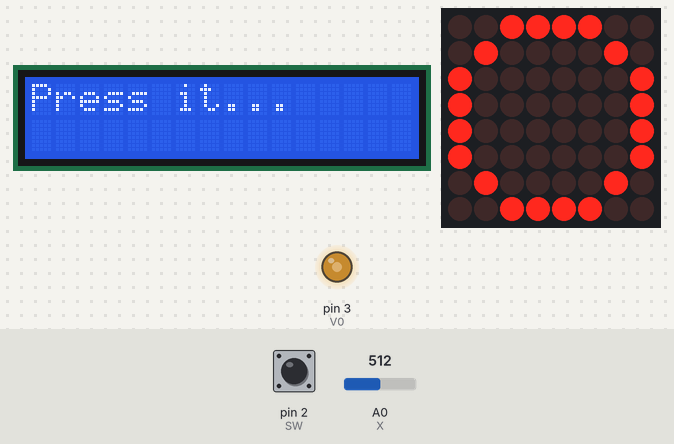
The sketch below on a simulated Arduino Uno, built with avr-gcc and run on an emulated ATmega328P. Shown: 16×2 character LCD, 8×8 LED matrix, output pins drawn as LEDs (lit = HIGH). The test bench sets the inputs (shaded band); at power-on: pin 2 (SW) HIGH, A0 (X) = 512. Random numbers use the default seed unless the sketch sets one.

Above: at 0.8 s.
0.9 s: pin 2 (SW) pulled LOW for 0.15 s
At 2.8 s:
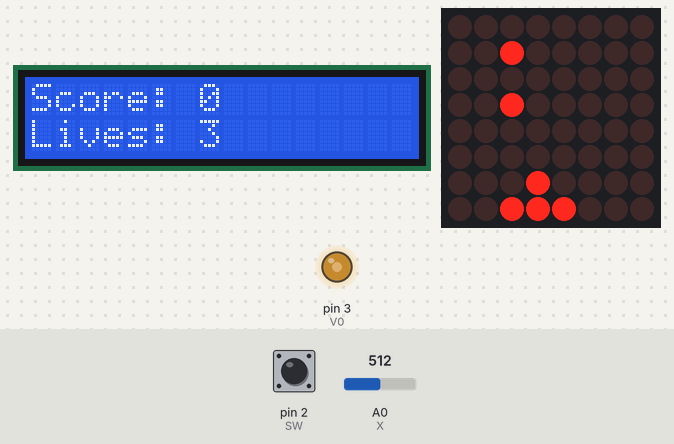
2.9 s: A0 (X) set to 665
5.4 s: A0 (X) set to 691
At 6.7 s:
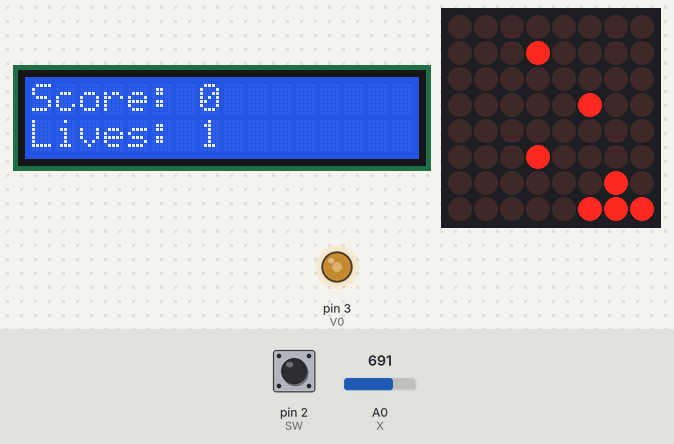
7.2 s: pin 2 (SW) pulled LOW for 1 s
At 7.6 s:
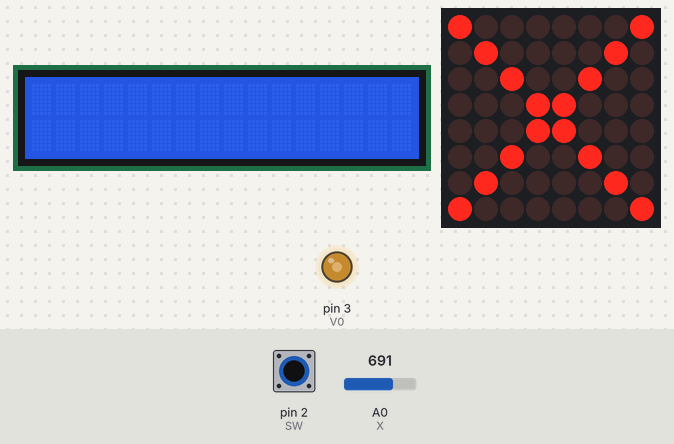
9.7 s: pin 2 (SW) pulled LOW for 0.15 s
At 10.98 s:
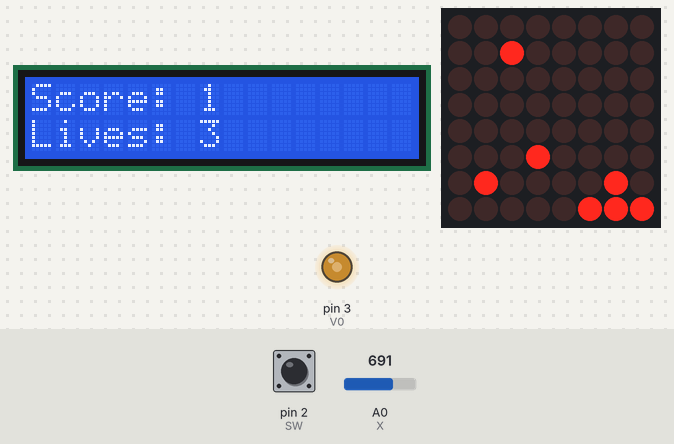
11.5 s: A0 (X) set to 306
At 12.47 s:
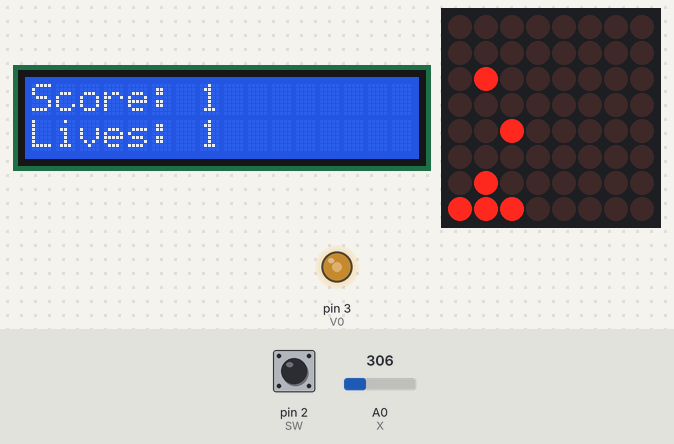
Timing chart, 0 to 14.4 s (numbered marks = the images above; inputs shaded):
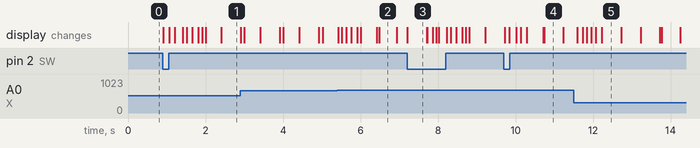

The sketch:

joc_arduino.ino
```cpp
#include "LedControl.h"
#include <LiquidCrystal.h>

#define SW 2
#define X A0
#define Y A1
#define RS 1
#define E 8
#define D4 4
#define D5 5
#define D6 6
#define D7 7
#define V0 3

LiquidCrystal LCD (RS, E, D4, D5, D6, D7); //declaring the object which controls the LCD

LedControl lc = LedControl (12, 11, 10, 1); //declaring the object which controls the Matrix

struct positions {

  int row, col;
};

typedef struct positions positions;

positions meteors[30], projectiles[30], toDelete[30]; //the arrays that contain the meteors, projectiles and the objected to be deleted from the matrix

int  noMeteors, noProjectiles, noDelete, rowShuttle, colShuttle;// the amount of objectes within the declared arrays and the shuttle poizition

//declaration of the variables that control the movements of each moving object
unsigned long lastShuttleMove, lastMeteorSpawn, lastMeteorMove, lastProjectileMove, lastProjectileSpawned, score, lives;


void setup() {

  LCD.begin(16, 2);

  analogWrite(V0, 128);

  lc.shutdown(0, false);

  lc.setIntensity(0, 8);

  lc.clearDisplay(0);

  pinMode(SW, INPUT);

  digitalWrite(SW, HIGH);

  start();

}


void loop() {

  printInGame();

  deleteTool();

  updateMatrix();

  spawnMeteor();

  moveShuttle();

  shoot();

  if (!lives) {

    end();

    delay(500);

    start();

    }


}
void printInGame() {

  LCD.setCursor(0,0);
  LCD.print("Score: ");
  LCD.print(score);


  LCD.setCursor (0,1);
  LCD.print ("Lives: ");
  LCD.print (lives);

  }

void start() {
  int trig = 1;

  lc.clearDisplay(0);

  LCD.clear();

//setting the global variables
  lives = 3;

  rowShuttle = 7;

  colShuttle = 3;

  lastMeteorSpawn = lastShuttleMove = noMeteors = noProjectiles = noDelete = lastProjectileMove = lastProjectileSpawned = score = 0 ;

  while (trig) {
//the start screen pattern of the matrix
    lc.setLed(0, 4, 0, true);
    lc.setLed(0, 5, 0, true);
    lc.setLed(0, 3, 0, true);
    lc.setLed(0, 4, 7, true);
    lc.setLed(0, 5, 7, true);
    lc.setLed(0, 3, 7, true);
    lc.setLed(0, 2, 0, true);
    lc.setLed(0, 2, 7, true);
    lc.setLed(0, 1, 1, true);
    lc.setLed(0, 6, 6, true);
    lc.setLed(0, 1, 6, true);
    lc.setLed(0, 6, 1, true);
    lc.setLed(0, 0, 2, true);
    lc.setLed(0, 0, 3, true);
    lc.setLed(0, 0, 4, true);
    lc.setLed(0, 0, 5, true);
    lc.setLed(0, 7, 2, true);
    lc.setLed(0, 7, 3, true);
    lc.setLed(0, 7, 4, true);
    lc.setLed(0, 7, 5, true);

    LCD.setCursor(0, 0);
    LCD.print("Press it...");

    trig = digitalRead(SW); //stops the infinite loop if the joystick is pressed
}

  LCD.clear();
  lc.clearDisplay(0);

}

void spawnMeteor() {

 //if 1 second has passed since the last spawn, spawns a meteor
  if (millis() - lastMeteorSpawn >= 1000) {

    lastMeteorSpawn = millis();

    positions ob;

    ob.row = 0;
    ob.col = random(1, 7);

    lc.setLed(0, ob.row, ob.col, true );

//adds the meteor to the meteors array
    addObject(ob, 1);

  }

}

//adds a meteor/projectile depending on the preset bool variable
void addObject(positions p, bool b) {

  if (b) {

    meteors[noMeteors].row = p.row;

    meteors[noMeteors++].col = p.col;

     }
      else {

        projectiles[noProjectiles].row = p.row;

        projectiles[noProjectiles++].col = p.col;

      }
}

//maps the positions of the joystick
int setVal(int position) {

  if (position >= 2 * 1023 / 3)

    return 1;

    else if (position <= 1023 / 3)

      return -1;

          else

            return 0;
}

//moves the shuttle
void moveShuttle() {

  int moveX = setVal(analogRead(X));

  if (millis() - lastShuttleMove >= 120) {

    lastShuttleMove = millis();

    lc.setLed(0, rowShuttle, colShuttle, false);
    lc.setLed(0, rowShuttle-1, colShuttle, false);
    lc.setLed(0, rowShuttle, colShuttle+1, false);
    lc.setLed(0, rowShuttle, colShuttle-1, false);

  if (colShuttle + moveX > 6)

    colShuttle = 6;

      else if (colShuttle + moveX < 1)

        colShuttle = 1;

          else

            colShuttle += moveX ;

  lc.setLed(0, rowShuttle, colShuttle, true);
  lc.setLed(0, rowShuttle-1, colShuttle, true);
  lc.setLed(0, rowShuttle, colShuttle+1, true);
  lc.setLed(0, rowShuttle, colShuttle-1, true);

  }

}

void updateMatrix() {

//moves all the meteors if 500 ms have passed since the last move
  if (millis() - lastMeteorMove >= 500) {

    lastMeteorMove = millis();

    checkEnd(1);

    for ( int i = 0 ; i < noMeteors ; i++ ) {

      lc.setLed(0, meteors[i].row, meteors[i].col, false);

      meteors[i].row++;

      lc.setLed(0, meteors[i].row, meteors[i].col, true);


    }

  }

//moves all the projectiles if 150 ms have passed since the last move
  if (millis() - lastProjectileMove >= 150) {

    lastProjectileMove = millis();

    checkEnd(0);

   for ( int i = 0 ; i < noProjectiles ; i++ ) {

        lc.setLed(0, projectiles[i].row, projectiles[i].col, false);

        projectiles[i].row--;

        lc.setLed(0, projectiles[i].row, projectiles[i].col, true);

   }

//deletes all the objects that have collided
    for (int i = 0 ; i < noDelete ; i++ )

    lc.setLed(0, toDelete[i].row, toDelete[i].col, false );

    noDelete = 0;


  }

}


void shoot() {

  int trig = digitalRead(SW);

//spawns a projectile if 300 ms have passed since the last one was spawned
  if (millis()-lastProjectileSpawned >= 300) {

    lastProjectileSpawned = millis();

    if (!trig){

      positions p;

      p.row = 5;
      p.col = colShuttle;

      lc.setLed(0, p.row, p.col, true);

      addObject(p, 0);//adds it to the projectiles array


    }
  }
}

//prints the end image on the matrix
void end() {

  int trig = 1;

  LCD.clear();

  lc.clearDisplay(0);

  while (trig) {

    for(int i = 0 ; i < 8 ; i++ )

      lc.setLed(0, i, i, true);

    for(int i = 0 ; i < 8 ; i++ )

      lc.setLed(0, i, 7-i ,true);

    LCD.setCursor(0,0);
    LCD.print("Weak...");

    LCD.setCursor(0,1);
    LCD.print("Try again :)");

    trig = digitalRead(SW);


  }

  LCD.clear();

}

//deletes a meteor/projectile from their array depending on the bool variable
void deleteObject(int i, bool b) {

 if (b){

    meteors[i].row = meteors[noMeteors-1].row;

    meteors[i].col = meteors[noMeteors-1].col;

    noMeteors--;

  }

    else{

      projectiles[i].row = projectiles[noProjectiles-1].row;

      projectiles[i].col = projectiles[noProjectiles-1].col;

      noProjectiles--;

    }

}

//verifies if the meteors/projectiles have reaches the end of the matrix and deletes them
void checkEnd(bool b){

  if (b) {

    for ( int i = 0 ; i < noMeteors ; i++ )

      if ( meteors[i].row == 7 ) {

        lc.setLed(0, meteors[i].row, meteors[i].col, false);

        deleteObject(i, 1);

        lives--;// a meteor has passed you..


      }
  }
    else {

      for ( int i = 0 ; i < noProjectiles ; i++ )

      if (projectiles[i].row == 0 ) {

        lc.setLed(0, projectiles[i].row, projectiles[i].col, false);

        deleteObject(i, 0) ;


      }


   }

}

//returns a value depending of the type of colision
int checkCollision(positions p1, positions p2) {

  if (p1.col == p2.col && p1.row== p2.row)

    return 0;

      else if (p1.col == p2.col && p1.row+1 == p2.row)

        return 1;

  return -1;
}


void deleteTool() {

  int i, j, k = 0;

//verifies or the possible collisions and adds the collided objects to toDelete array
//also adds the score
  for( i = 0 ; i < noMeteors ; i++ )
    for( j = 0 ; j <  noProjectiles ; j++ ) {

      int colide = checkCollision( meteors[i], projectiles[j]);

      if (!colide) {

        toDelete[k].row = meteors[i].row;

        toDelete[k].col = meteors[i].col;

        k++;

        noDelete++;

        score++;

        deleteObject(i, 1);

        deleteObject(j, 0);

      }
        else if (colide > 0){

          toDelete[k].row = meteors[i].row;

          toDelete[k].col = meteors[i].col;

          toDelete[k+1].row = projectiles[j].row;

          toDelete[k+1].col = projectiles[j].col;

          k += 2;

          score++;

          noDelete += 2;

          deleteObject(i, 1);

          deleteObject(j, 0);

       }

    }

}
```

Measured:
- the behaviour switches between 681 and 682 on A0 (X) (found by bisection; images 1 and 2)
- after the input at 0.9 s, the display: first changes at once (image 1 shows a later state)
- after the input at 7.2 s, the display: changes at once (image 3)
- what the display in image 2 shows lasts 0.4 s, from 6.5 s to 6.9 s
